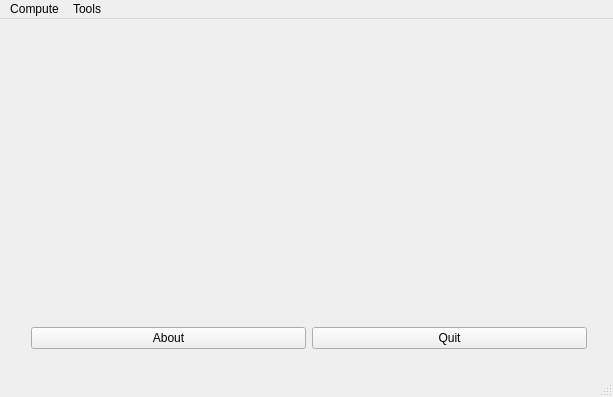
<?xml version="1.0" encoding="UTF-8"?>
<ui version="4.0">
 <class>MainWindow</class>
 <widget class="QMainWindow" name="MainWindow">
  <property name="geometry">
   <rect>
    <x>0</x>
    <y>0</y>
    <width>613</width>
    <height>397</height>
   </rect>
  </property>
  <property name="windowTitle">
   <string>MCS</string>
  </property>
  <widget class="QWidget" name="centralWidget">
   <widget class="QWidget" name="verticalLayoutWidget">
    <property name="geometry">
     <rect>
      <x>20</x>
      <y>10</y>
      <width>578</width>
      <height>331</height>
     </rect>
    </property>
    <layout class="QVBoxLayout" name="verticalLayout" stretch="0,0">
     <item>
      <layout class="QHBoxLayout" name="horizontalLayout_1">
       <item>
        <widget class="QLabel" name="label">
         <property name="text">
          <string/>
         </property>
         <property name="pixmap">
          <pixmap resource="resource.qrc">:/Logo/logo.png</pixmap>
         </property>
         <property name="alignment">
          <set>Qt::AlignCenter</set>
         </property>
        </widget>
       </item>
      </layout>
     </item>
     <item>
      <layout class="QHBoxLayout" name="horizontalLayout_2">
       <item>
        <widget class="QPushButton" name="AboutButton">
         <property name="text">
          <string>About</string>
         </property>
        </widget>
       </item>
       <item>
        <widget class="QPushButton" name="QuitButton">
         <property name="text">
          <string>Quit</string>
         </property>
        </widget>
       </item>
      </layout>
     </item>
    </layout>
   </widget>
  </widget>
  <widget class="QStatusBar" name="statusBar"/>
  <widget class="QMenuBar" name="menuBar">
   <property name="geometry">
    <rect>
     <x>0</x>
     <y>0</y>
     <width>613</width>
     <height>22</height>
    </rect>
   </property>
   <widget class="QMenu" name="menu0">
    <property name="title">
     <string>Compute</string>
    </property>
    <addaction name="ComputeAction"/>
    <addaction name="SAAction"/>
   </widget>
   <widget class="QMenu" name="menu1">
    <property name="title">
     <string>Tools</string>
    </property>
    <addaction name="AboutAction"/>
    <addaction name="QuitAction"/>
   </widget>
   <addaction name="menu0"/>
   <addaction name="menu1"/>
  </widget>
  <action name="ComputeAction">
   <property name="text">
    <string>New Computation</string>
   </property>
  </action>
  <action name="AboutAction">
   <property name="text">
    <string>Donate</string>
   </property>
  </action>
  <action name="SAAction">
   <property name="text">
    <string>Simulated Annealing</string>
   </property>
  </action>
  <action name="QuitAction">
   <property name="text">
    <string>Goodbye</string>
   </property>
  </action>
 </widget>
 <layoutdefault spacing="6" margin="11"/>
 <resources>
  <include location="resource.qrc"/>
 </resources>
 <connections/>
</ui>
